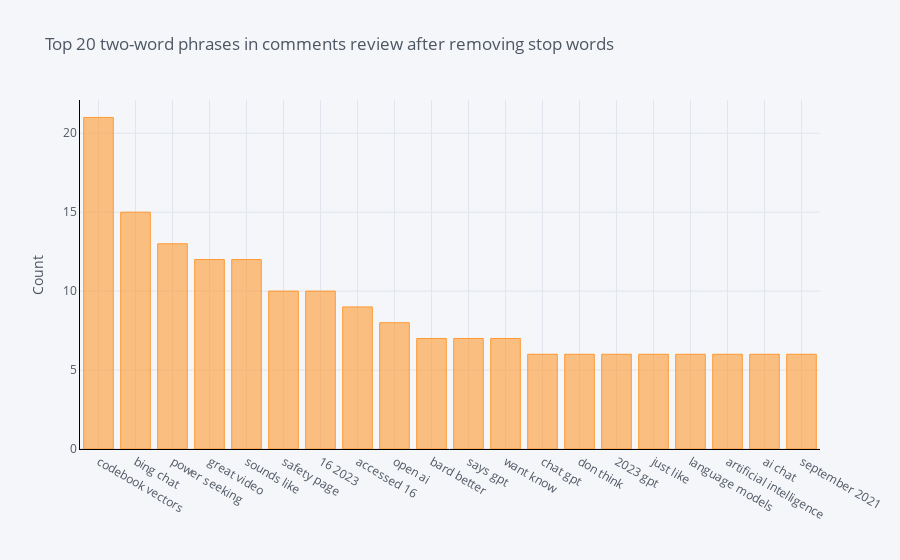
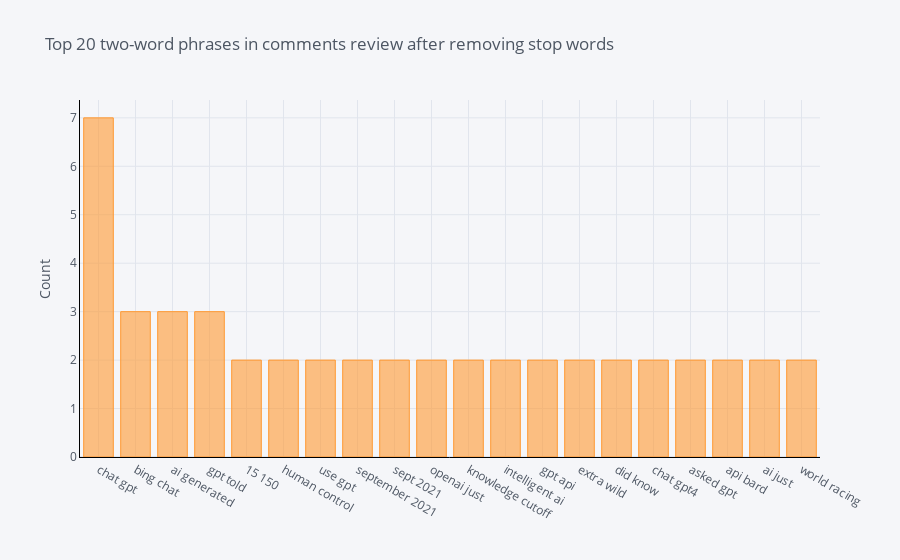

Write notebook code for charts like these, in order.
### Code cell
# Bigram

def get_top_n_bigram(corpus, n=None):
        vec = CountVectorizer(ngram_range = (2,2), stop_words = list(stop_words)).fit(corpus)
        bag_of_words = vec.transform(corpus)
        sum_words = bag_of_words.sum(axis=0) 
        words_freq = [(word, sum_words[0, idx]) for word, idx in vec.vocabulary_.items()]
        words_freq =sorted(words_freq, key = lambda x: x[1], reverse=True)
        return words_freq[:n]

print('Bigrams. From top to bottom: positive, neutral and negative sentiments')    
print (' ')
for df in sent_dfs:
    
    common_words = get_top_n_bigram(df['text'], 20)
    for word, freq in common_words:
        print(word, freq)
    df2 = pd.DataFrame(common_words, columns = ['CommentsText' , 'count'])
    df2.groupby('CommentsText').sum()['count'].sort_values(ascending=False).iplot(kind='bar', yTitle='Count', linecolor='black', title='Top 20 two-word phrases in comments review after removing stop words')

### Figure 1 — Plotly figure (JSON) as saved in the notebook; plotly's stock layout.template omitted (floating-point values rounded to 4 significant figures)
{"data": [{"marker": {"color": "rgba(255, 153, 51, 0.6)", "line": {"color": "rgba(255, 153, 51, 1.0)", "width": 1}}, "name": "count", "orientation": "v", "text": "", "type": "bar", "x": ["codebook vectors", "bing chat", "power seeking", "great video", "sounds like", "safety page", "16 2023", "accessed 16", "open ai", "bard better", "says gpt", "want know", "chat gpt", "don think", "2023 gpt", "just like", "language models", "artificial intelligence", "ai chat", "september 2021"], "y": [21, 15, 13, 12, 12, 10, 10, 9, 8, 7, 7, 7, 6, 6, 6, 6, 6, 6, 6, 6]}], "layout": {"legend": {"bgcolor": "#F5F6F9", "font": {"color": "#4D5663"}}, "paper_bgcolor": "#F5F6F9", "plot_bgcolor": "#F5F6F9", "title": {"font": {"color": "#4D5663"}, "text": "Top 20 two-word phrases in comments review after removing stop words"}, "xaxis": {"gridcolor": "#E1E5ED", "linecolor": "black", "showgrid": true, "tickfont": {"color": "#4D5663"}, "title": {"font": {"color": "#4D5663"}, "text": ""}, "zerolinecolor": "#E1E5ED"}, "yaxis": {"gridcolor": "#E1E5ED", "linecolor": "black", "showgrid": true, "tickfont": {"color": "#4D5663"}, "title": {"font": {"color": "#4D5663"}, "text": "Count"}, "zerolinecolor": "#E1E5ED"}}}

### Figure 2 — Plotly figure (JSON) as saved in the notebook; plotly's stock layout.template omitted (floating-point values rounded to 4 significant figures)
{"data": [{"marker": {"color": "rgba(255, 153, 51, 0.6)", "line": {"color": "rgba(255, 153, 51, 1.0)", "width": 1}}, "name": "count", "orientation": "v", "text": "", "type": "bar", "x": ["chat gpt", "bing chat", "ai generated", "gpt told", "15 150", "human control", "use gpt", "september 2021", "sept 2021", "openai just", "knowledge cutoff", "intelligent ai", "gpt api", "extra wild", "did know", "chat gpt4", "asked gpt", "api bard", "ai just", "world racing"], "y": [7, 3, 3, 3, 2, 2, 2, 2, 2, 2, 2, 2, 2, 2, 2, 2, 2, 2, 2, 2]}], "layout": {"legend": {"bgcolor": "#F5F6F9", "font": {"color": "#4D5663"}}, "paper_bgcolor": "#F5F6F9", "plot_bgcolor": "#F5F6F9", "title": {"font": {"color": "#4D5663"}, "text": "Top 20 two-word phrases in comments review after removing stop words"}, "xaxis": {"gridcolor": "#E1E5ED", "linecolor": "black", "showgrid": true, "tickfont": {"color": "#4D5663"}, "title": {"font": {"color": "#4D5663"}, "text": ""}, "zerolinecolor": "#E1E5ED"}, "yaxis": {"gridcolor": "#E1E5ED", "linecolor": "black", "showgrid": true, "tickfont": {"color": "#4D5663"}, "title": {"font": {"color": "#4D5663"}, "text": "Count"}, "zerolinecolor": "#E1E5ED"}}}
